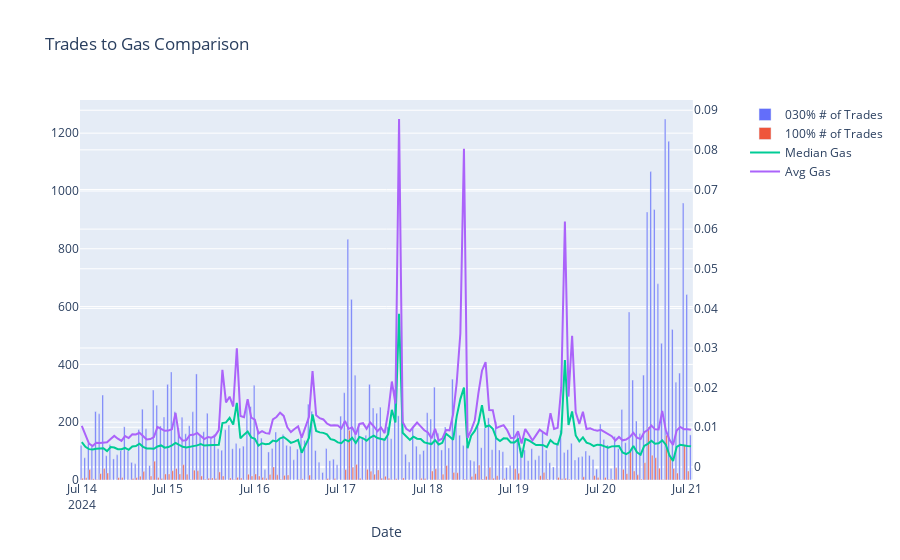

Notebook code cell kept with this figure:
### Code cell
weth_zro_trades_to_gas_fig = trades_to_gas_chart(weth_zro)

### Figure 1 — Plotly figure (JSON) as saved in the notebook; plotly's stock layout.template omitted (floating-point values rounded to 4 significant figures; data arrays with more than 128 entries replaced by an {"elided": "..."} marker saying what was removed)
{"data": [{"name": "030% # of Trades", "type": "bar", "x": {"elided": "170 str values"}, "xaxis": "x", "y": {"elided": "170 int values"}, "yaxis": "y"}, {"name": "100% # of Trades", "type": "bar", "x": {"elided": "170 str values"}, "xaxis": "x", "y": {"elided": "170 int values"}, "yaxis": "y"}, {"mode": "lines", "name": "Median Gas", "type": "scatter", "x": {"elided": "170 str values"}, "xaxis": "x", "y": {"elided": "170 float values"}, "yaxis": "y2"}, {"mode": "lines", "name": "Avg Gas", "type": "scatter", "x": {"elided": "170 str values"}, "xaxis": "x", "y": {"elided": "170 float values"}, "yaxis": "y2"}], "layout": {"barmode": "group", "title": {"text": "Trades to Gas Comparison"}, "xaxis": {"anchor": "y", "domain": [0, 0.94], "title": {"text": "Date"}}, "yaxis": {"anchor": "x", "domain": [0, 1]}, "yaxis2": {"anchor": "x", "overlaying": "y", "side": "right"}}}
